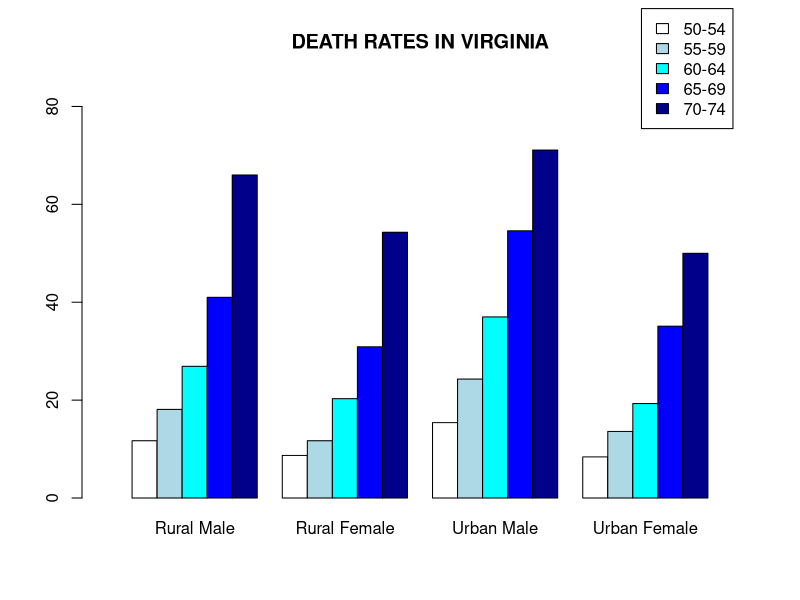

R code for this plot:
# Homework 3

# 1: Arrays in Practice; A Clinical Trial
## 1a: an array of two 2x2 matrices to show the data
v1 <- c(8,98,5,115)
v2 <- c(22,76,16,69)
array <- array(c(v1,v2), dim= c(2,2,2))
array
## 1b: give the appropriate dimension names
row.names <- c("deaths","survivors")
col.names <- c("TOLB", "placebo")
matrix.names <- c("Age < 55","Age >= 55")
array <- array(c(v1,v2), dim= c(2,2,2), 
               dimnames= list(row.names,col.names,matrix.names))
array
## 1c: calculations
totaldeathsurv <- apply(array,1, sum)  # total deaths and survivors, respectively
totalTOLBplacebo <- apply(array,2,sum)  # totals given TOLB and placebo, respectively
print(array[2,2,2])  # print row 2, column 2 of matrix 2
## 1d: matrix of combined data
v3 <- c(30,174,21,184)
row.names2 <- c("deaths","survivors")
col.names2 <- c("TOLB","placebo")
combineddata <- matrix(v3, nrow=2, ncol=2, byrow= FALSE,
                       dimnames= list(row.names,col.names))
combineddata              

# 2: data frames in practice
data("VADeaths")
View(VADeaths)
##2a: coerce VADeaths to a data frame
is.data.frame(VADeaths)  # returns FALSE, its a matrix
VADeaths.df <- as.data.frame(VADeaths)
is.data.frame(VADeaths.df)  # returns TRUE
View(VADeaths.df)
## 2b: new variable showing the sum of each row
sumeachrow <- apply(VADeaths.df, 1, sum)
##2c: create a chart summarizing the data 
barplot(VADeaths, legend.text= TRUE, beside=TRUE, ylim=(c(0,85)),
        xlim= c(0,25),args.legend= list(x=25,y=100),
        col= c("white","lightblue","cyan","blue","darkblue"),
        main=toupper("Death Rates in virginia"))

# 3: working with data frames
data(state)
is.matrix(state.x77)  # TRUE
df1 <- data.frame(state.x77)
lowincomes <- length(which(df1$Income < 4300))  # 20 states with income < 4300

# 4: factors
z <- factor(c("Agree","Agree","Strongly Agree","Disagree","Agree"))
z
nlevels(z)
levels(z)

# 5: create a data frame from raw data
## 5a: create a data frame from the data
subject <- c("English","Maths","Chemistry","Physics")
percentage <- c(80,100,85,95)
dataframe <-data.frame(subject,percentage)
dataframe
## 5b: rename the columns as 'course' and 'score'
colnames(dataframe)<- c("course","score")
dataframe
## 5c: extract the course column
dataframe["course"]

# 6: create a data frame from an existing data frame
data("swiss")
View(swiss)
newswiss.df <- data.frame(swiss$Examination,swiss$Education,swiss$Infant.Mortality)
v4 <- newswiss.df[1:3,]
v5 <- newswiss.df[10:13,]
newswiss.df <- rbind(v4,v5) 
# created data frame with rows 1-3 and 10-13 of 'swiss' and columns examination,education, and infant.mortality
View(newswiss.df)

